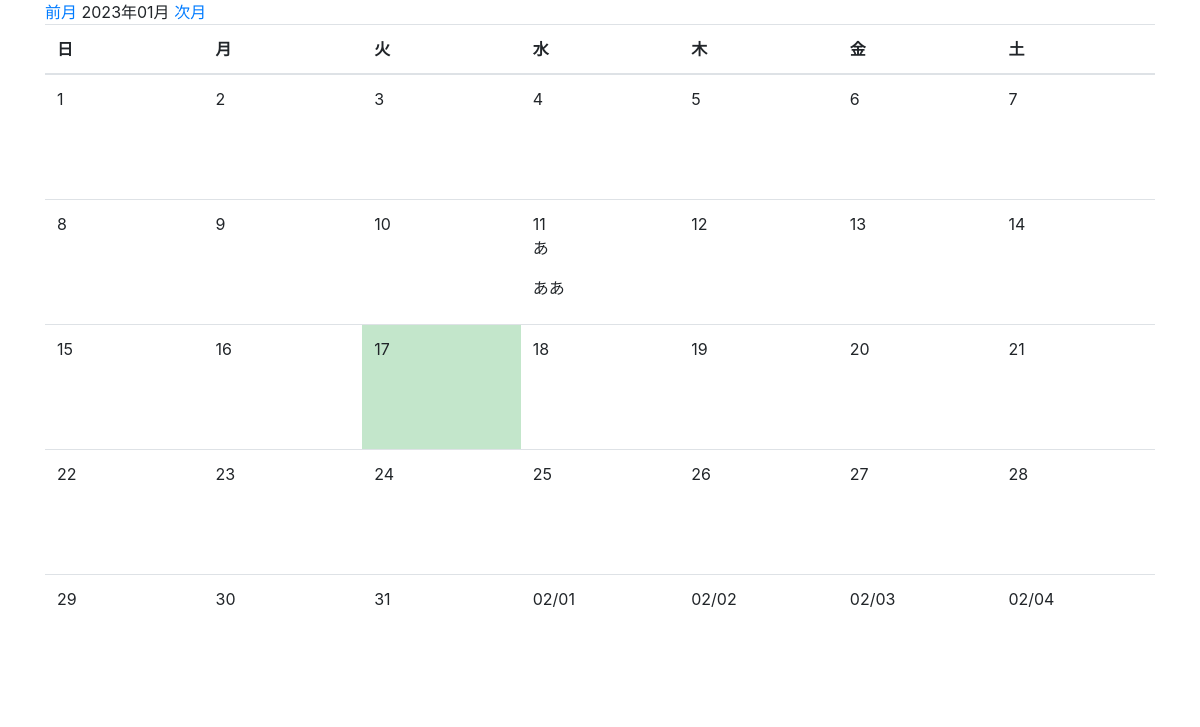
The page /month_with_schedule/ (signed in) on the database its author committed.
### todo/models.py (models this page shows, shortened)
class Schedule(models.Model):
    summary = models.CharField('概要', max_length=50)
    description = models.TextField('詳細な説明', blank=True)
    start_time = models.TimeField('開始時間', default=datetime.time(7, 0, 0))
    end_time = models.TimeField('終了時間', default=datetime.time(7, 0, 0))
    date = models.DateField('日付')
    created_at = models.DateTimeField('作成日', default=timezone.now)
    user = models.OneToOneField(get_user_model(),on_delete=models.CASCADE)

### todo/views.py (the view)
class MonthWithScheduleCalendar(LoginRequiredMixin, mixins.MonthWithScheduleMixin, generic.TemplateView):
    template_name = 'todo/month_with_schedule.html'
    model = Schedule
    date_field = 'date'
    def get_context_data(self, **kwargs):
        context = super().get_context_data(**kwargs)
        calendar_context = self.get_month_calendar()
        context.update(calendar_context)
        return context

### todo/mixins.py (called while the page is built)
    def setup_calendar(self):
        self._calendar = calendar.Calendar(self.first_weekday)

    def get_week_names(self):
        week_names = deque(self.week_names)
        week_names.rotate(-self.first_weekday)  # リスト内の要素を右に1つずつ移動...なんてときは、dequeを使うと中々面白いです
        return week_names

    def get_previous_month(self, date):
        if date.month == 1:
            return date.replace(year=date.year-1, month=12, day=1)
        else:
            return date.replace(month=date.month-1, day=1)

    def get_next_month(self, date):
        if date.month == 12:
            return date.replace(year=date.year+1, month=1, day=1)
        else:
            return date.replace(month=date.month+1, day=1)

    def get_month_days(self, date):
        return self._calendar.monthdatescalendar(date.year, date.month)

    def get_current_month(self):
        month = self.kwargs.get('month')
        year = self.kwargs.get('year')
        if month and year:
            month = datetime.date(year=int(year), month=int(month), day=1)
        else:
            month = datetime.date.today().replace(day=1)
        return month

    def get_month_calendar(self):
        self.setup_calendar()
        current_month = self.get_current_month()
        calendar_data = {
            'now': datetime.date.today(),
            'month_days': self.get_month_days(current_month),
            'month_current': current_month,
            'month_previous': self.get_previous_month(current_month),
            'month_next': self.get_next_month(current_month),
            'week_names': self.get_week_names(),
        }
        return calendar_data

    def get_month_schedules(self, start, end, days):
        lookup = {
            '{}__range'.format(self.date_field): (start, end)
        }
        queryset = self.model.objects.filter(**lookup)
        day_schedules = {day: [] for week in days for day in week}
        for schedule in queryset:
            schedule_date = getattr(schedule, self.date_field)
            day_schedules[schedule_date].append(schedule)
        size = len(day_schedules)
        return [{key: day_schedules[key] for key in itertools.islice(day_schedules, i, i+7)} for i in range(0, size, 7)]

### todo/templates/todo/month_with_schedule.html (shortened to what this page needs)
{% extends 'todo/base.html' %}
{% block content %}
    <a href="{% url 'month_with_schedule' month_previous.year month_previous.month %}">前月</a>
    {{ month_current | date:"Y年m月" }}
    <a href="{% url 'month_with_schedule' month_next.year month_next.month %}">次月</a>
    <table class="table">
        <thead>
        <tr>
            {% for w in week_names %}
                <th>{{ w }}</th>
            {% endfor %}
        </tr>
        </thead>
        <tbody>
        {% for week_day_schedles in month_day_schedules %}
            <tr>
                {% for day, schedules in week_day_schedles.items %}
                    {% if now == day %}
                        <td class="table-success">
                            {% else %}
                        <td>
                    {% endif %}
                <div>
                    {% if month_current.month != day.month %}
                        {{ day | date:"m/d" }}
                    {% else %}
                        {{ day.day }}
                    {% endif %}
                    {% for schedule in schedules %}
                        <p>{{ schedule.summary }}</p>
                    {% endfor %}
                </div>
                </td>
                {% endfor %}
            </tr>
        {% endfor %}
        </tbody>
    </table>
{% endblock %}

### todo/templates/todo/base.html (shortened to what this page needs)
{% load static %}
<!doctype html>
<html lang="ja">
<head>
    <link rel="stylesheet" href="{% static 'css/style2.css' %}">
    <link rel="stylesheet" href="https://stackpath.bootstrapcdn.com/bootstrap/4.2.1/css/bootstrap.min.css"
>
</head>
<body>
<div class="container" mt-3>
    {% block content %}{% endblock %}
</div>
</body>
</html>

### todo/templates/todo/month_with_schedule.html (style rules this page uses)
table { table-layout: fixed; }
td > div { height: 100px; overflow: hidden; }

### rows shown on the page
Schedule: day "11", summary "あ"
Schedule: summary "ああ"

### other values the page prints
{{ month_current | date:"Y年m月" }} "2023年01月"
{{ w }} "日" "月" "火" "水" "木" "金" "土"
{{ day.day }} "1" "2" "3" "4" "5" "6" "7" "8" "9" "10" "12" "13" "14" "15" "16" "17" "18" "19" "20" "21" "22" "23" "24" "25" "26" "27" "28" "29" "30" "31"
{{ day | date:"m/d" }} "02/01" "02/02" "02/03" "02/04"
